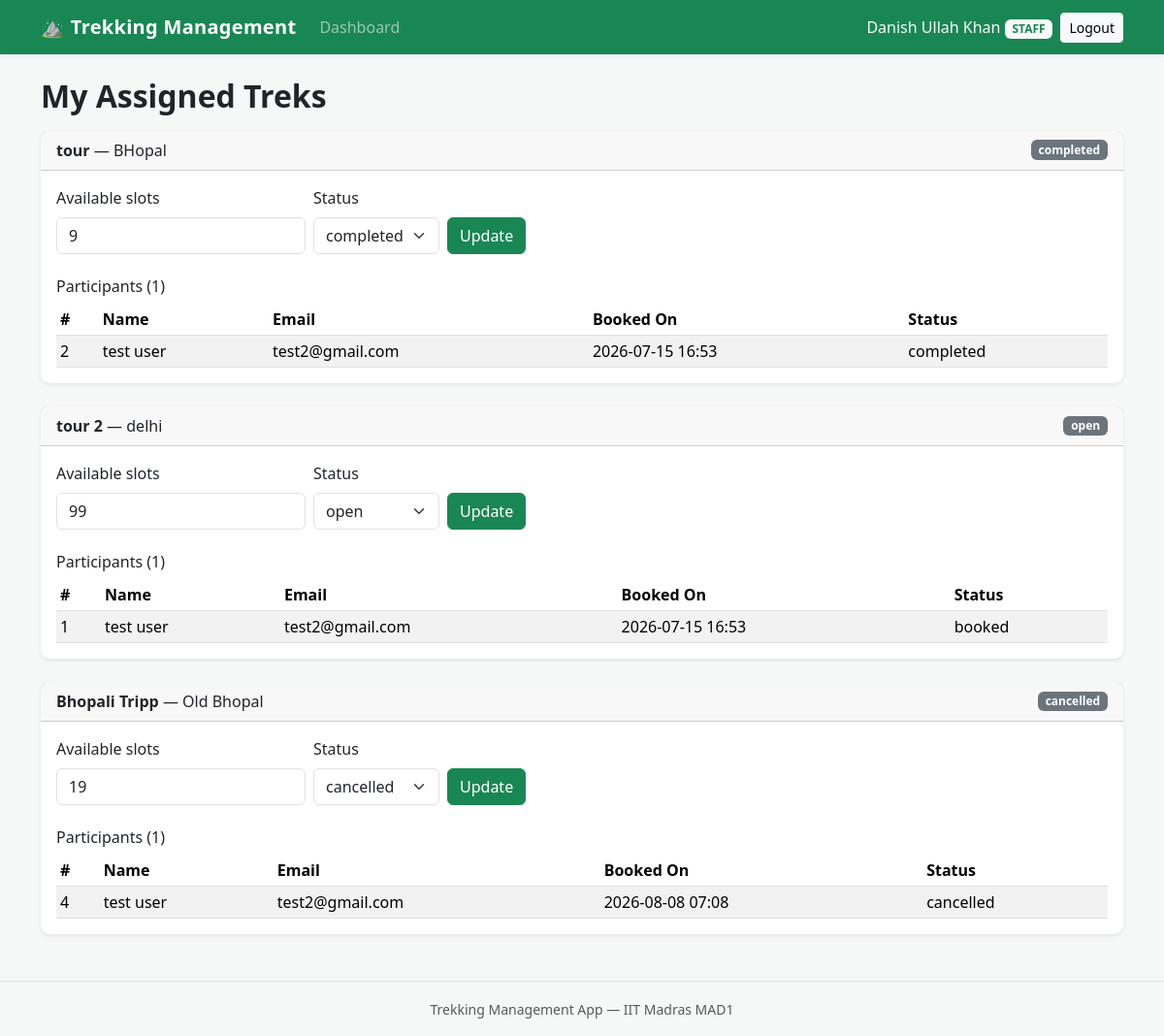
Screenshot of /staff/dashboard (signed in) with the database file from the repository.
### models/user.py (models this page shows, shortened)
class User(UserMixin, db.Model):
    __tablename__ = "users"
    id = db.Column(db.Integer, primary_key=True)
    name = db.Column(db.String(80), nullable=False)
    email = db.Column(db.String(120), unique=True, nullable=False)
    password_hash = db.Column(db.String(255), nullable=False)
    role = db.Column(db.String(20), nullable=False, default="user")
    approved = db.Column(db.Boolean, nullable=False, default=False)
    blacklisted = db.Column(db.Boolean, nullable=False, default=False)
    bookings = db.relationship("Booking", backref="user", lazy=True)

### models/trek.py (models this page shows, shortened)
class Trek(db.Model):
    __tablename__ = "treks"
    id = db.Column(db.Integer, primary_key=True)
    name = db.Column(db.String(120), nullable=False)
    location = db.Column(db.String(120), nullable=False)
    difficulty = db.Column(db.String(20), nullable=True)
    duration = db.Column(db.Integer, nullable=False, default=1)
    available_slots = db.Column(db.Integer, nullable=False, default=0)
    status = db.Column(db.String(20), nullable=False, default="open")
    start_date = db.Column(db.Date, nullable=True)
    end_date = db.Column(db.Date, nullable=True)
    description = db.Column(db.Text, nullable=True)
    staff_id = db.Column(db.Integer, db.ForeignKey("users.id"), nullable=True)
    staff = db.relationship("User", backref="assigned_treks")
    bookings = db.relationship("Booking", backref="trek", lazy=True)

### models/booking.py (models this page shows, shortened)
class Booking(db.Model):
    __tablename__ = "bookings"
    id = db.Column(db.Integer, primary_key=True)
    user_id = db.Column(db.Integer, db.ForeignKey("users.id"), nullable=False)
    trek_id = db.Column(db.Integer, db.ForeignKey("treks.id"), nullable=False)
    booking_date = db.Column(db.DateTime, nullable=False, default=datetime.utcnow)
    status = db.Column(db.String(20), nullable=False, default="booked")

### routes/staff.py (the view)
@staff_bp.route("/dashboard")
@approved_staff_required
def dashboard():
    treks = Trek.query.filter_by(staff_id=current_user.id).all()
    return render_template("staff/dashboard.html", treks=treks)

### models/user.py (called while the page is built)
@login_manager.user_loader
def load_user(user_id):
    return User.query.get(int(user_id))

### routes/staff.py (called while the page is built)
def approved_staff_required(view):
    @wraps(view)
    @login_required
    def wrapped(*args, **kwargs):
        if current_user.role != "staff":
            abort(403)
        if not current_user.approved:
            return redirect(url_for("auth.pending"))
        return view(*args, **kwargs)
    return wrapped

### templates/staff/dashboard.html (shortened to what this page needs)
{% extends "base.html" %}
{% block content %}
<h2 class="mb-3">My Assigned Treks</h2>
{% if treks %}
    {% for trek in treks %}
    <div class="card shadow-sm mb-4">
        <div class="card-header d-flex justify-content-between align-items-center">
            <span>
                <strong>{{ trek.name }}</strong> &mdash; {{ trek.location }}
            </span>
            <span class="badge bg-secondary">{{ trek.status }}</span>
        </div>
        <div class="card-body">
            <form method="POST"
                  action="{{ url_for('staff.update_trek', trek_id=trek.id) }}"
                  class="row g-2 align-items-end mb-4">
                <div class="col-auto">
                    <label class="form-label">Available slots</label>
                    <input type="number" min="0" name="available_slots"
                           class="form-control"
                           value="{{ trek.available_slots }}">
                </div>
                <div class="col-auto">
                    <label class="form-label">Status</label>
                    <select name="status" class="form-select">
                        {% for s in ['open', 'closed', 'completed', 'cancelled'] %}
                        <option value="{{ s }}"
                                {{ 'selected' if trek.status == s else '' }}>
                            {{ s }}
                        </option>
                        {% endfor %}
                    </select>
                </div>
                <div class="col-auto">
                    <button type="submit" class="btn btn-success">
                        Update
                    </button>
                </div>
            </form>
            <h6>Participants ({{ trek.bookings | length }})</h6>
            {% if trek.bookings %}
            <div class="table-responsive">
                <table class="table table-sm table-striped mb-0">
                    <thead>
                        <tr>
                            <th>#</th>
                            <th>Name</th>
                            <th>Email</th>
                            <th>Booked On</th>
                            <th>Status</th>
                        </tr>
                    </thead>
                    <tbody>
                        {% for booking in trek.bookings %}
                        <tr>
                            <td>{{ booking.id }}</td>
                            <td>{{ booking.user.name }}</td>
                            <td>{{ booking.user.email }}</td>
                            <td>{{ booking.booking_date.strftime('%Y-%m-%d %H:%M') }}</td>
                            <td>{{ booking.status }}</td>
                        </tr>
                        {% endfor %}
                    </tbody>
                </table>
            </div>
            {% else %}
            <p class="text-muted mb-0">No participants have booked yet.</p>
            {% endif %}
        </div>
    </div>
    {% endfor %}
{% else %}
<p class="text-muted">You have no treks assigned to you yet.</p>
{% endif %}
{% endblock %}

### templates/base.html (shortened to what this page needs)
<!DOCTYPE html>
<html lang="en">
<head>
    <link
        href="https://cdn.jsdelivr.net/npm/bootstrap@5.3.3/dist/css/bootstrap.min.css"
        rel="stylesheet">
    <link rel="stylesheet"
          href="{{ url_for('static', filename='style.css') }}">
</head>
<body>
    <nav class="navbar navbar-expand-lg navbar-dark bg-success shadow-sm">
        <div class="container">
            <a class="navbar-brand fw-bold" href="{{ url_for('user.home') }}">
                &#9968; Trekking Management
            </a>
            <div class="collapse navbar-collapse" id="mainNav">
                <ul class="navbar-nav me-auto mb-2 mb-lg-0">
                    {% if current_user.is_authenticated %}
                        {% if current_user.role == 'user' %}
                            <li class="nav-item">
                                <a class="nav-link" href="{{ url_for('user.home') }}">
                                    Browse Treks
                                </a>
                            </li>
                            <li class="nav-item">
                                <a class="nav-link"
                                   href="{{ url_for('user.dashboard') }}">
                                    My Bookings
                                </a>
                            </li>
                        {% elif current_user.role == 'staff' and current_user.approved %}
                            <li class="nav-item">
                                <a class="nav-link"
                                   href="{{ url_for('staff.dashboard') }}">
                                    Dashboard
                                </a>
                            </li>
                        {% endif %}
                    {% endif %}
                </ul>
                <div class="d-flex align-items-lg-center flex-column flex-lg-row gap-2">
                    {% if current_user.is_authenticated %}
                        <span class="navbar-text text-light">
                            {{ current_user.name }}
                            <span class="badge bg-light text-success text-uppercase">
                                {{ current_user.role }}
                            </span>
                        </span>
                        <a class="btn btn-light btn-sm"
                           href="{{ url_for('auth.logout') }}">Logout</a>
                    {% else %}
                        <a class="btn btn-outline-light btn-sm"
                           href="{{ url_for('auth.login') }}">Login</a>
                        <a class="btn btn-light btn-sm"
                           href="{{ url_for('auth.register') }}">Register</a>
                    {% endif %}
                </div>
            </div>
        </div>
    </nav>
    <main class="container py-4">
        {% block content %}{% endblock %}
    </main>
    <footer class="border-top mt-auto py-3">
        <div class="container text-center text-muted">
            <small>Trekking Management App &mdash; IIT Madras MAD1</small>
        </div>
    </footer>
</body>
</html>

### static/style.css (style rules this page uses)
body { min-height: 100vh; display: flex; flex-direction: column; background-color: #f6f8f7; }
main { flex: 1; }
.navbar-brand { letter-spacing: 0.3px; }
.card { border: none; border-radius: 0.6rem; }
.card.shadow-sm { transition: box-shadow 0.15s ease-in-out, transform 0.15s ease-in-out; }
.table > :not(caption) > * > * { vertical-align: middle; }
h2 { font-weight: 600; }

### rows the page displays
User: name "Danish Ullah Khan", role "STAFF"
Trek: name "tour", location "BHopal", status "completed", available_slots "9", bookings|length "1"
Booking: id "2", user.name "test user", user.email "test2@gmail.com", booking_date "2026-07-15 16:53", status "completed"
Trek: name "tour 2", location "delhi", status "open", available_slots "99", bookings|length "1"
Booking: id "1", user.name "test user", user.email "test2@gmail.com", booking_date "2026-07-15 16:53", status "booked"
Trek: name "Bhopali Tripp", location "Old Bhopal", status "cancelled", available_slots "19", bookings|length "1"
Booking: id "4", user.name "test user", user.email "test2@gmail.com", booking_date "2026-08-08 07:08", status "cancelled"

### other values shown
form field status "completed"
form field status "open"
form field status "cancelled"
